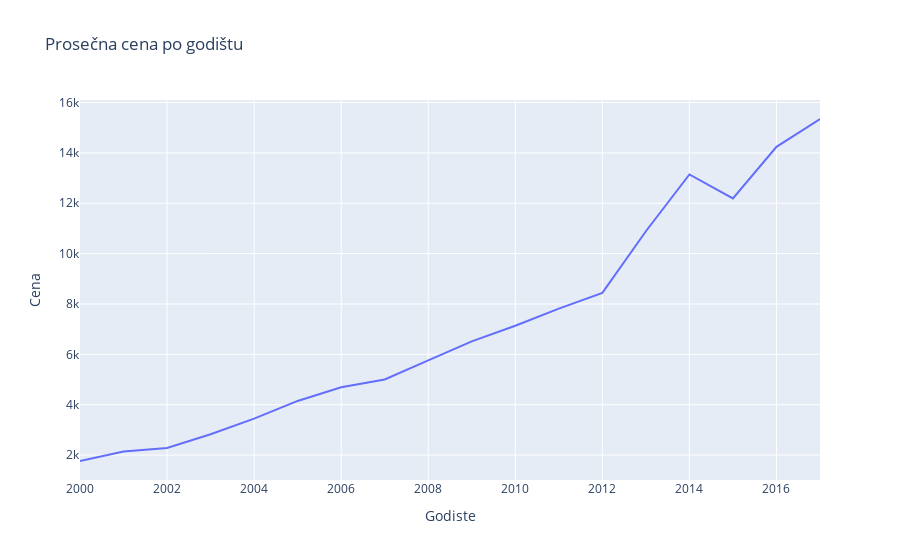

The notebook cell saved with this chart:
### Code cell
fig.show()

### Figure 1 — Plotly figure (JSON) as saved in the notebook; plotly's stock layout.template omitted (floating-point values rounded to 4 significant figures)
{"data": [{"hovertemplate": "Godiste=%{x}<br>Cena=%{y}<extra></extra>", "legendgroup": "", "line": {"color": "#636efa", "dash": "solid"}, "mode": "lines", "name": "", "orientation": "v", "showlegend": false, "type": "scatter", "x": [2000, 2001, 2002, 2003, 2004, 2005, 2006, 2007, 2008, 2009, 2010, 2011, 2012, 2013, 2014, 2015, 2016, 2017], "xaxis": "x", "y": [1764.0, 2144.0, 2280.0, 2829.0, 3448.0, 4150.0, 4690.0, 5003.0, 5758.0, 6515.0, 7135.0, 7813.0, 8441, 10890.0, 13140.0, 12190.0, 14240.0, 15346], "yaxis": "y"}], "layout": {"legend": {"tracegroupgap": 0}, "title": {"text": "Prosečna cena po godištu"}, "xaxis": {"anchor": "y", "domain": [0, 1], "title": {"text": "Godiste"}}, "yaxis": {"anchor": "x", "domain": [0, 1], "title": {"text": "Cena"}}}}
